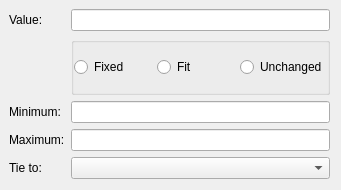
<?xml version="1.0" encoding="UTF-8"?>
<ui version="4.0">
 <class>Form</class>
 <widget class="QWidget" name="Form">
  <property name="geometry">
   <rect>
    <x>0</x>
    <y>0</y>
    <width>341</width>
    <height>190</height>
   </rect>
  </property>
  <property name="windowTitle">
   <string>Form</string>
  </property>
  <layout class="QGridLayout" name="gridLayout">
   <property name="leftMargin">
    <number>9</number>
   </property>
   <property name="topMargin">
    <number>9</number>
   </property>
   <item row="3" column="0">
    <widget class="QLabel" name="minimum_label">
     <property name="text">
      <string>Minimum:</string>
     </property>
    </widget>
   </item>
   <item row="5" column="0">
    <widget class="QLabel" name="maximum_label">
     <property name="text">
      <string>Maximum:</string>
     </property>
    </widget>
   </item>
   <item row="12" column="2">
    <widget class="QComboBox" name="ties_comboBox"/>
   </item>
   <item row="12" column="0">
    <widget class="QLabel" name="tie2_label">
     <property name="text">
      <string>Tie to:</string>
     </property>
    </widget>
   </item>
   <item row="3" column="2">
    <widget class="QLineEdit" name="minimum_lineEdit"/>
   </item>
   <item row="5" column="2">
    <widget class="QLineEdit" name="maximum_lineEdit"/>
   </item>
   <item row="2" column="2">
    <widget class="QGroupBox" name="groupBox">
     <property name="title">
      <string/>
     </property>
     <property name="flat">
      <bool>true</bool>
     </property>
     <layout class="QHBoxLayout" name="horizontalLayout">
      <property name="spacing">
       <number>0</number>
      </property>
      <property name="leftMargin">
       <number>0</number>
      </property>
      <property name="topMargin">
       <number>0</number>
      </property>
      <property name="rightMargin">
       <number>0</number>
      </property>
      <property name="bottomMargin">
       <number>0</number>
      </property>
      <item>
       <widget class="QRadioButton" name="fixed_radioButton">
        <property name="text">
         <string>Fixed</string>
        </property>
        <property name="checkable">
         <bool>true</bool>
        </property>
        <property name="checked">
         <bool>false</bool>
        </property>
       </widget>
      </item>
      <item>
       <widget class="QRadioButton" name="fit_radioButton">
        <property name="text">
         <string>Fit</string>
        </property>
       </widget>
      </item>
      <item>
       <widget class="QRadioButton" name="unchanged_radioButton">
        <property name="text">
         <string>Unchanged</string>
        </property>
       </widget>
      </item>
     </layout>
    </widget>
   </item>
   <item row="1" column="0">
    <widget class="QLabel" name="value_label">
     <property name="text">
      <string>Value:</string>
     </property>
    </widget>
   </item>
   <item row="1" column="2">
    <widget class="QLineEdit" name="value_lineEdit"/>
   </item>
  </layout>
 </widget>
 <resources/>
 <connections/>
</ui>
